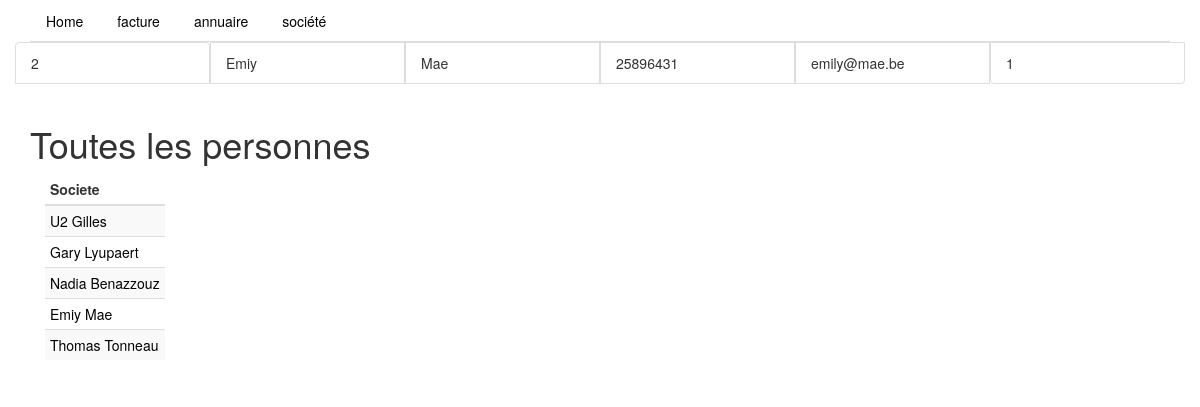
Page /COGIPapp/index.php?page=annuaire&id=2 on the committed database.
### tables this page shows
CREATE TABLE `personnes` (
  `id_personne` int(11) NOT NULL,
  `nom_personne` varchar(125) NOT NULL,
  `prenom_personne` varchar(125) NOT NULL,
  `tel_personne` int(11) NOT NULL,
  `email_personne` varchar(125) NOT NULL,
  `id_societe` int(11) NOT NULL
);

### COGIPapp/Models/Db_connexion.php (called while the page is built, shortened)
<?php
$dbh = new PDO('mysql:host=localhost;dbname=facturation;charset=utf8', "root", "root");
  $sql_personne_all = "SELECT * FROM personnes ORDER BY id_personne DESC";
  $nb_personne_all = $dbh->query($sql_personne_all);
 ?>

### COGIPapp/Views/annuaire.php (the view, shortened to what this page needs)
<?php require_once 'Models/Db_connexion.php';
  if (isset($_GET['id'])) {
    $id = $_GET['id'];
    $sql = "SELECT * FROM personnes WHERE id_personne='$id'";
    $nb = $dbh->query($sql);
    while($row = $nb->fetch()){ ?>
      <div class="container">
        <div class="row list-group">
          <div class="col-md-2 list-group-item">
            <?= $row['id_personne'] ?>
          </div>
          <div class="col-md-2 list-group-item">
            <?= $row['nom_personne'] ?>
          </div>
          <div class="col-md-2 list-group-item">
            <?= $row['prenom_personne'] ?>
          </div>
          <div class="col-md-2 list-group-item">
            <?= $row['tel_personne'] ?>
          </div>
          <div class="col-md-2 list-group-item">
            <?= $row['email_personne'] ?>
          </div>
          <div class="col-md-2 list-group-item">
            <?= $row['id_societe'] ?>
          </div>
        </div>
      </div>
    <?php }
  }
  ?>
   <div class="container">
     <h1>Toutes les personnes</h1>
     <div class="col-xs-12 col-sm-4 col-md-4 col-lg-4">
       <div class="container">
          <div class="row">
              <div class="span5">
                <table class="table table-striped table-condensed">
                 <thead>
                   <tr>
                     <th>Societe</th>
                   </tr>
                 </thead>
                 <tbody>
       <?php
         while($row = $nb_personne_all->fetch()){
           echo '
           <tr>
             <td><a href="index.php?page=annuaire&id='.$row["id_personne"].'">'.$row['nom_personne']." ".$row['prenom_personne'].'</a></td>
           </tr>';
       } ?>
                 </tbody>
                 </table>
         </div>
       </div>
     </div>
   </div>
    </div>

### COGIPapp/Views/css/Style.css (style rules this page uses)
a { color: black; }
.table { width: auto; }

### rows in the picture
personnes: id_personne "2", nom_personne "Emiy", prenom_personne "Mae", tel_personne "25896431", email_personne "emily@mae.be", id_societe "1"
personnes: nom_personne "U2", prenom_personne "Gilles"
personnes: nom_personne "Gary", prenom_personne "Lyupaert"
personnes: nom_personne "Nadia", prenom_personne "Benazzouz"
personnes: nom_personne "Thomas", prenom_personne "Tonneau"

### other values in the picture
$page[$i] "Home"
$page[$i] "facture"
$page[$i] "annuaire"
$page[$i] "société"
